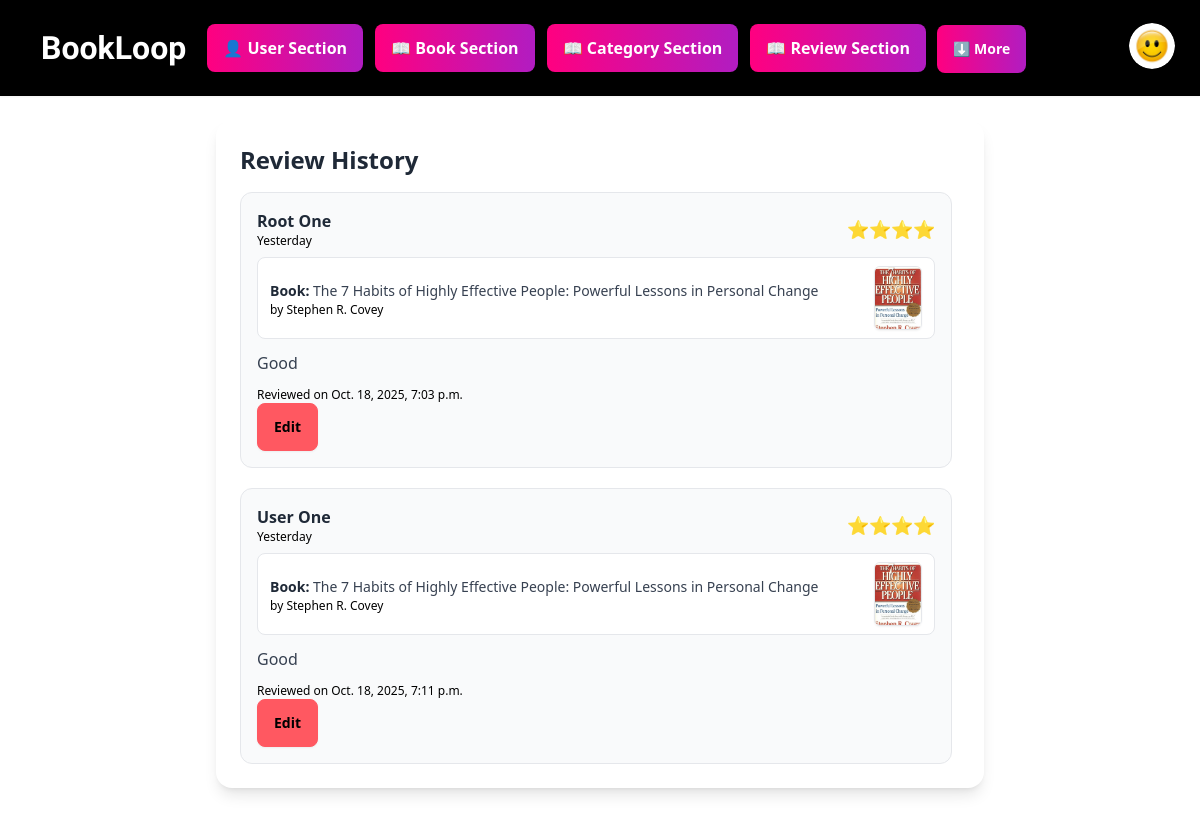
The page /review/all_review_history (signed in) on the database its author committed.
### users/models.py (models this page shows, shortened)
class User(models.Model):
    user=models.OneToOneField(User,related_name="user_acc",on_delete=models.CASCADE)
    email=models.EmailField(unique=True,null=True)
    contact_no=models.CharField(max_length=11,unique=True,null=True)
    borrowed_books=models.ManyToManyField(Book, related_name='borrowed_books', blank=True)
    gender=models.CharField(max_length=20,choices=GENDER,null=True)
    deposit_date=models.DateField(auto_now_add=True,null=True)
    balance=models.DecimalField(decimal_places=2,max_digits=12,default=0,null=True)
    dob=models.DateField(null=True)
    joining_time=models.DateTimeField(auto_now=True,null=True)
    user_image=models.ImageField(upload_to="user_image",null=True,blank=True)
    user_type=models.CharField(choices=USER_TYPE,null=True,default="USER")

### reviews/models.py (models this page shows)
class Review(models.Model):
    user=models.ForeignKey(User,related_name="user_reviews",on_delete=models.CASCADE)
    book=models.ForeignKey(Book,related_name="book_reviews",on_delete=models.CASCADE)
    borrow_record=models.OneToOneField(Borrow_record,null=True,related_name="borrow_reviews",on_delete=models.CASCADE)
    rating=models.CharField(choices=RATING,null=True)
    comment=models.TextField(null=True,blank=True)
    review_image=models.ImageField(upload_to="review_image",null=True,blank=True)
    created_at=models.DateTimeField(auto_now_add=True)

### books/models.py (models this page shows)
class Book(models.Model):
    title=models.CharField(max_length=150)
    description=models.TextField(null=True)
    author=models.CharField(max_length=150,null=True)
    add_date=models.DateTimeField(auto_now_add=True,null=True)
    borrow_price=models.DecimalField(decimal_places=2,max_digits=12,null=True)
    book_image=models.ImageField(upload_to="book_image",null=True)
    added_by=models.ForeignKey(UserModel,related_name="user_add",on_delete=models.CASCADE)
    category=models.ManyToManyField(CategoryModel,related_name="book_categories")
    quantity=models.IntegerField(null=True)
    total_borrowed_time=models.IntegerField(default=0,null=True)

### reviews/views.py (the view)
# urls.py: path("all_review_history",allReviewHistory,name="all_review_history")
def allReviewHistory(r):
    if r.user.is_authenticated and (r.user.user_acc.user_type=="ADMINISTRATOR" or r.user.user_acc.user_type=="SUPER_USER"):
       reviews=Review.objects.all()
       return render(r,"review_history.html",{"reviews":reviews})
    else:
        return redirect("login")

### reviews/templates/review_history.html (shortened to what this page needs)
{% extends 'base.html' %}
{% block content %}
<div class="w-full max-w-3xl mx-auto mt-10 bg-white rounded-2xl shadow-lg p-6">
  <h2 class="text-2xl font-bold mb-4 text-gray-800">Review History</h2>
  <div class="overflow-y-auto max-h-[70vh] space-y-5 pr-2">
    {% for review in reviews %}
    <div class="border rounded-xl p-4 bg-gray-50 hover:bg-gray-100 transition">
      <div class="flex items-center justify-between mb-2">
        <div class="flex items-center space-x-3">
          <div>
            <p class="font-semibold text-gray-800">{{review.user.first_name}} {{review.user.last_name}}</p>
            <p class="text-xs text-black">Yesterday</p>
          </div>
        </div>
        <div class="flex text-yellow-400 text-lg">
          {{review.rating}}
        </div>
      </div>
      <div class="bg-white rounded-lg border px-3 py-2 mb-3 flex items-center justify-between">
        <div>
          <a href="{% url 'specific_book' review.book.id %}" class="text-sm font-semibold text-gray-800">Book: <span class="font-normal text-gray-700">{{review.book.title}}</span></a>
          <p class="text-xs text-black">by {{review.book.author}}</p>
        </div>
        {% if review.book.book_image %}
        <img src="{{ review.book.book_image.url }}" alt="Book Cover"
             class="w-12 h-16 object-cover rounded-md border shadow-sm" />
        {% endif %}
      </div>
      <p class="text-gray-700">
        {{review.comment}}
      </p>
      <div class="mt-3 flex items-center justify-between">
        <p class="text-xs text-black">Reviewed on {{review.created_at}}</p>
      </div>
      <button class="btn btn-error">Edit</button>
    </div>
    {% endfor %}
  </div>
</div>
{% endblock %}

### global_templates/navbar.html (shortened to what this page needs)
<div class="navbar fixed bg-black shadow-sm top-0 left-0 w-full z-50 py-4 px-6">
  <div class="navbar-start">
    <a class="btn btn-ghost text-[2rem] text-white cedarville-cursive-regular font-bold" href="{% url 'home' %}">BookLoop</a>
  </div>
  <div class="navbar-center hidden lg:flex">
     <ul class="menu menu-horizontal px-1 gap-3 flex justify-center items-center ">
      {% if user.is_authenticated %}
      {% if user.user_acc.user_type == "ADMINISTRATOR" or user.user_acc.user_type == "SUPER_USER" %}
      <li><a href="{% url 'all-user-history' %}"
          class="rainbow-hover btn btn-outline text-[1rem] hover:btn-primary hover:btn-primary bg-white text-black hover:text-white !dark:bg-white !dark:text-black">
         👤 User Section</a></li>
      <li><a href="{% url 'get-all-book' None%}"
          class="rainbow-hover btn btn-outline text-[1rem] hover:btn-primary hover:btn-primary bg-white text-black hover:text-white !dark:bg-white !dark:text-black">📖
          Book Section</a></li>
     <li><a href="{% url 'get_categories'%}"
          class="rainbow-hover btn btn-outline text-[1rem] hover:btn-primary hover:btn-primary bg-white text-black hover:text-white !dark:bg-white !dark:text-black">📖
          Category Section</a></li>
      <li><a href="{% url 'all_review_history'%}"
          class="rainbow-hover btn btn-outline text-[1rem] hover:btn-primary hover:btn-primary bg-white text-black hover:text-white !dark:bg-white !dark:text-black">📖
          Review Section</a></li>
      <div class="dropdown dropdown-end mx-[20px]">
      <div tabindex="0" role="button" class="btn btn-ghost btn-circle avatar">
        <button class="btn rainbow-hover text-white">⬇️ More</button>
      </div>
    </div>
      {% endif %}
      {% endif %}
    </ul>
  </div>
  <div class="navbar-end lg:flex">
    {% if user.is_authenticated %}
     <div class="dropdown dropdown-end">
      <div tabindex="0" role="button" class="btn btn-ghost btn-circle avatar">
        <div class="w-[150px] rounded-[50%]">
            {% if user.user_acc.user_image %}
                    <img src="{{ user.user_acc.user_image.url }}" alt="Profile Image"
                         class="w-[150px] h-[150px] rounded-full object-cover shadow-md">
                {% else %}
                    <div class="w-[150px] h-[150] flex items-center justify-center rounded-full bg-gray-200 text-gray-500 text-lg">
                        No Image
                    </div>
                {% endif %}
        </div>
      </div>
    </div>
    {% else %}
    <ul>
      <li><a href="{% url 'login' %}"
          class="rainbow-hover btn btn-outline text-[1rem] hover:btn-primary hover:btn-primary bg-white text-black hover:text-white !dark:bg-white !dark:text-black">
          Login</a></li>
    </ul>
    {% endif %}
  </div>
</div>

### static/style.css (style rules this page uses)
.cedarville-cursive-regular { font-family: "Cedarville Cursive", cursive; font-weight: 400; font-style: normal; }

### global_templates/navbar.html (style rules this page uses)
.rainbow-hover { background: linear-gradient(270deg, #ff0080, #ff8c00, #40e0d0, #8a2be2, #ff0080); background-size: 600% 600%; color: white !important; border: none !important; transition: all 0.3s ease-in-out; }

### rows shown on the page
Review: user.first_name "Root", user.last_name "One", rating "⭐⭐⭐⭐", book "The 7 Habits of Highly Effective People: Powerful Lessons in Personal Change", book.author "Stephen R. Covey", book.book_image (picture), comment "Good", created_at "Oct. 18, 2025, 7:03 p.m."
Review: user.first_name "User", user.last_name "One", rating "⭐⭐⭐⭐", book "The 7 Habits of Highly Effective People: Powerful Lessons in Personal Change", book.author "Stephen R. Covey", book.book_image (picture), comment "Good", created_at "Oct. 18, 2025, 7:11 p.m."
